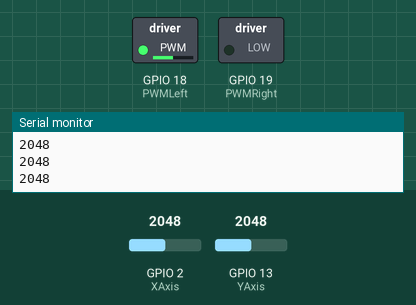
Bench run of a sketch on a simulated ESP32. Parts: switched loads named in the sketch (green lamp = pin HIGH), the last lines printed to the serial monitor. Inputs (shaded band) come from the test bench; at power-on: GPIO 2 (XAxis) = 2048, GPIO 13 (YAxis) = 2048.

Above: at 1.2 s.
1.3 s: GPIO 2 (XAxis) set to 2866
At 2.5 s:
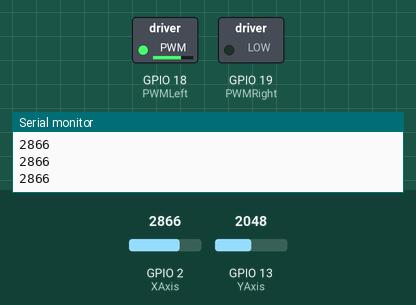
2.8 s: GPIO 2 (XAxis) set to 3603
At 3.6 s:
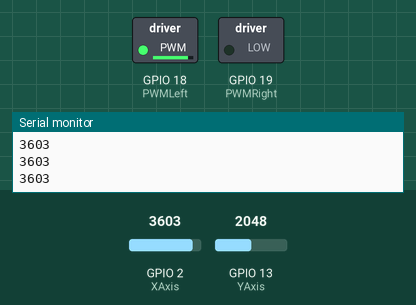
4.3 s: GPIO 2 (XAxis) set to 491
At 5.0 s:
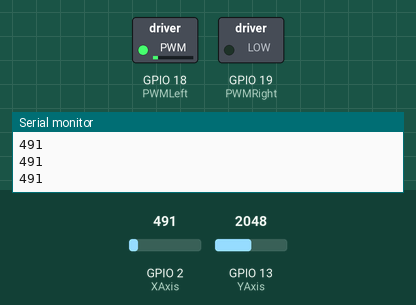
5.8 s: GPIO 2 (XAxis) set to 0
At 6.1 s:
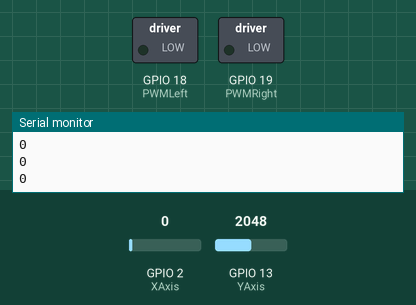
7.3 s: GPIO 2 (XAxis) set to 2047
At 8.3 s:
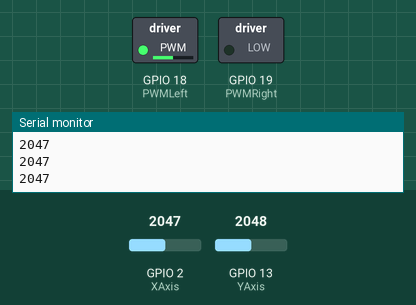
Timing chart, 0 to 9.8 s (numbered marks = the images above; inputs shaded):
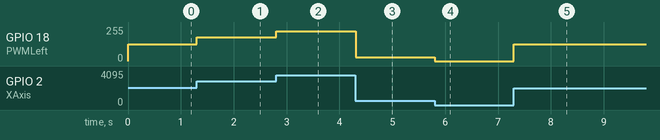

Measured:
- after the input at 1.3 s, GPIO 18 (PWMLeft): 127/255 → 177/255 at once
- after the input at 2.8 s, GPIO 18 (PWMLeft): 177/255 → 223/255 at once
- after the input at 4.3 s, GPIO 18 (PWMLeft): 223/255 → 30/255 at once
- after the input at 5.8 s, GPIO 18 (PWMLeft): 30/255 → 0/255 at once
- after the input at 7.3 s, GPIO 18 (PWMLeft): 0/255 → 127/255 at once

The sketch:

The_Saddle_Test.ino
```cpp
#define ButtonOne 33
#define ButtonTwo 26
#define PWMLeft 18
#define PWMRight 19
#define DIRLeft 23
#define DIRRight 25
#define XAxis 2
#define YAxis 13

boolean val = true;

int xVal;
int yVal;

void setup() {
  Serial.begin(9600);

  ledcSetup(6, 20000, 8);
  ledcSetup(10, 20000, 8);

  ledcAttachPin(PWMLeft, 6);
  ledcAttachPin(PWMRight, 10);

  pinMode(OUTPUT, DIRLeft);
  pinMode(OUTPUT, DIRRight);

  pinMode(INPUT_PULLUP, ButtonOne);
  pinMode(INPUT_PULLUP, ButtonTwo);

  pinMode(INPUT, XAxis);
  pinMode(INPUT, YAxis);
}

void loop() {

   /*Currently this loop will display the value of axies
   * Also it will only output the yaxis but there are comments
   * That will make the motors run full on or off depending on button press
   */

  //Serial.print(analogRead(ButtonOne));
  //Serial.print("one");
  //Serial.println();
  //Serial.print(analogRead(ButtonTwo));
  //Serial.print("two");
  //Serial.println();
  Serial.println(analogRead(XAxis));
  //Serial.println(analogRead(YAxis));

  xVal = analogRead(XAxis);
  yVal = analogRead(YAxis);

  //constrain(xVal, 600, 4095);
  ledcWrite(6, (map(xVal, 0, 4095, 0, 255)));
  //ledcWrite(10,255);

  digitalWrite(DIRLeft, HIGH);
  digitalWrite(DIRRight, HIGH);
 /*
  if((analogRead(ButtonOne)) == 0){
    val = true;
    ledcWrite(6, 255);
    ledcWrite(10, 255);
  } /*else {
    ledcWrite(6, 0);
    ledcWrite(10, 0);
  } */
 /*
  if((analogRead(ButtonTwo)) == 0) {
    //val = false;
    ledcWrite(6, 255);
    ledcWrite(10, 0);
    digitalWrite(DIRLeft, 0);
    digitalWrite(DIRRight, 0);
  }
/*
  if(val == true){
    ledcWrite(6, 255);
    ledcWrite(7, 255);
  } else {
    ledcWrite(6, 0);
    ledcWrite(7, 0);
  }
  */
}
```
